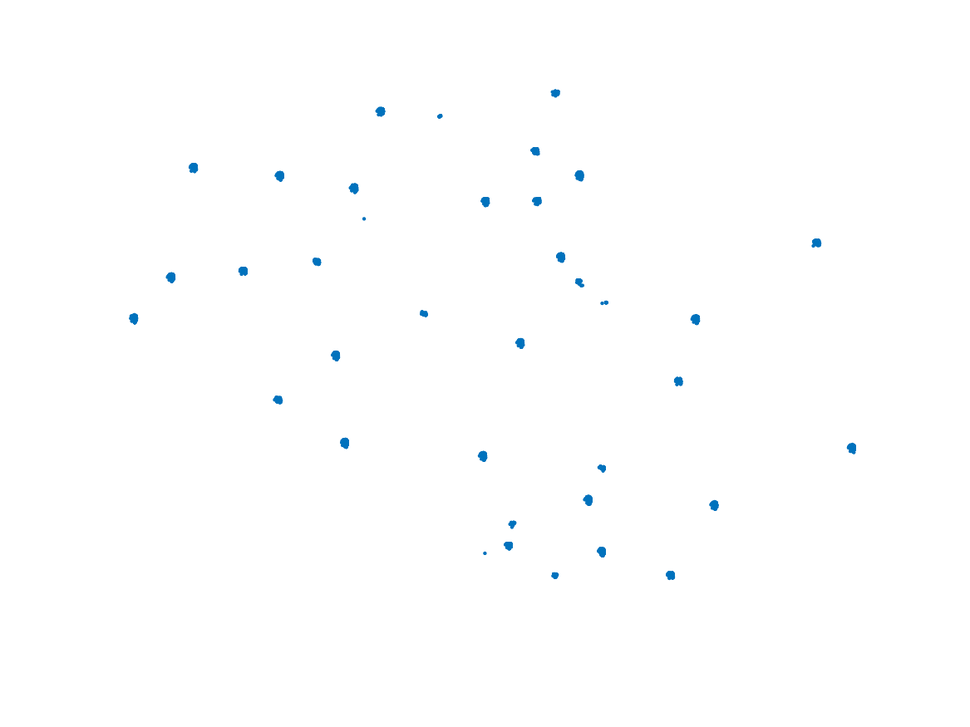
%> input picture tmp/tmp.png, 970 x 727 px, shrunk from 1167 x 875 before the run
$ octave HoughTransform.m   (GNU Octave 9; MATLAB toolbox functions it lacks are replaced by stand-ins)
%> lines starting %> are read from the running program, lines starting %| are printed output that depends on the picture; in (x1, y1, x2, y2) boxes, pixels count from 0 and x2, y2 are one past the last pixel; in counts of white or black regions, pixels touching at a corner belong together; the program's own positions count from 1

I=imread('tmp.png');
%> I is the input picture: size 727x970x3 uint8; mean R, G, B 254.1, 254.5, 254.8
BW=im2bw(I);
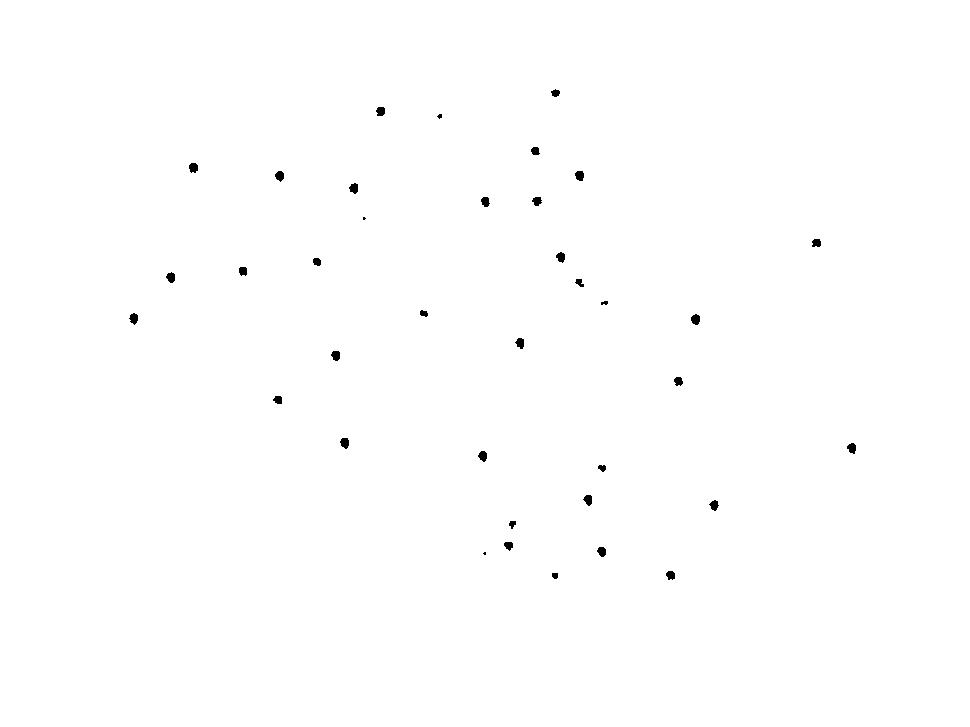
%> BW: size 727x970 logical; 99.7% white; 37 black regions (3 under 20 px), largest, box (x1, y1, x2, y2) and area: (691, 314, 700, 325) 76, (340, 438, 349, 449) 75, (189, 163, 198, 173) 73
BW = BW+1;
BW(BW==2) = 0;
%imshow(BW);
%title('原图');
%对图像进行Hough变换
[H,T,R]=hough(BW);  %[H,theta,rho]
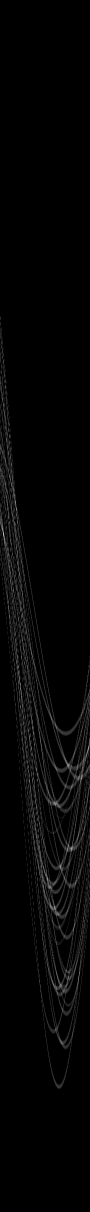
%> H: size 2423x180 double (shown at 1/2 size); min 0, max 43, mean 0.9; drawn with min black and max white
%> T = 180 values from -90 to 89; R = 2423 values from -1211 to 1211
%显示变换域
%figure,imshow(imadjust(rescale(H)),'XData',T,'YData',R,'InitialMagnification','fit');
%xlabel('\theta');ylabel('\rho');
%axis on,axis normal,hold on
%title('变换域');
%计算变换域峰值
P=houghpeaks(H,2,'threshold',ceil(0.6*max(H(:))));
%> P = [1071 8; 1018 33]
x=T(P(:,2));y=R(P(:,1));
%> after `x=T(P(:,2))`: x = [-83 -58]
%> after `y=R(P(:,1))`: y = [-141 -194]
%plot(x,y,'s','color','red');
%标记直线
lines=houghlines(BW,T,R,P,'FillGap',10,'MinLength',60);
%> lines = empty struct
if ~isempty(lines)
    disp(strcat('Tracklets found around(',num2str(sub_center(1)),',+',num2str(sub_center(2)),')'))
    img = figure;
    imshow(BW),hold on
    saveas(img,strcat('results/img/',num2str(sub_center(1)),'_',num2str(sub_center(2)),'.png'));
    for k=1:length(lines)
        xy=[lines(k).point1;lines(k).point2];
        plot(xy(:,1),xy(:,2),'LineWidth',2,'Color','blue');
        %Plot beginning and ends of lines
        plot(xy(1,1),xy(1,2),'xw','LineWidth',2);
        plot(xy(2,1),xy(2,2),'xw','LineWidth',2);
    end
    saveas(img,strcat('results/HT_line/',num2str(sub_center(1)),'_',num2str(sub_center(2)),'.png'));
    close();
    cen_RA = degrees2hms(subcenter(1));
    cen_DE = degrees2dms(subcenter(2));
    cen = [cen_RA,cen_DE];
    detected_center = [detected_center;cen];
    save detected_center.txt -ascii detected_center
end
